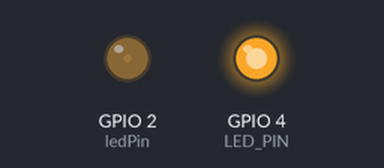
Simulated run of this sketch. Board: ESP32. Shown: output pins drawn as LEDs (lit = HIGH). What the sketch prints to the serial monitor is not drawn.

Above: at 0.05 s.
At 0.6 s:
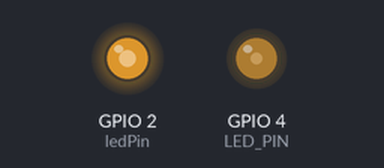
At 0.95 s:
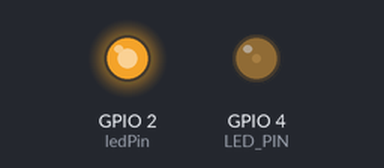
At 1.5 s:
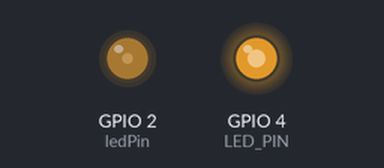
Timing chart, 0 to 4.0 s (numbered marks = the images above):
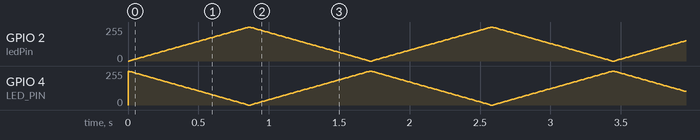

The sketch:

Police.ino
```cpp
// 定义LED引脚
const int ledPin = 2;
const int LED_PIN =4;

// 设置PWM属性
const int freq = 5000;          // 频率 5000Hz
const int resolution = 8;       // 分辨率 8位 (0-255)

void setup() {
  Serial.begin(115200);

  // 【新版用法】直接将引脚、频率和分辨率绑定
  // 它会自动返回一个关联的通道（如果需要的话）
  ledcAttach(ledPin, freq, resolution);
  ledcAttach(LED_PIN, freq, resolution);
}

void loop() {
  // 逐渐变亮
  for(int dutyCycle = 0; dutyCycle <= 255; dutyCycle=dutyCycle+3){
    // 【新版用法】直接通过引脚号写入，不再需要指定通道
    ledcWrite(ledPin, dutyCycle);
    ledcWrite(LED_PIN,255-dutyCycle);
    delay(10);
  }

  // 逐渐变暗
  for(int dutyCycle = 255; dutyCycle >= 0; dutyCycle=dutyCycle-3){
    ledcWrite(ledPin, dutyCycle);
    ledcWrite(LED_PIN,255-dutyCycle);
    delay(10);
  }

  Serial.println("Breathing cycle completed");
}
```
